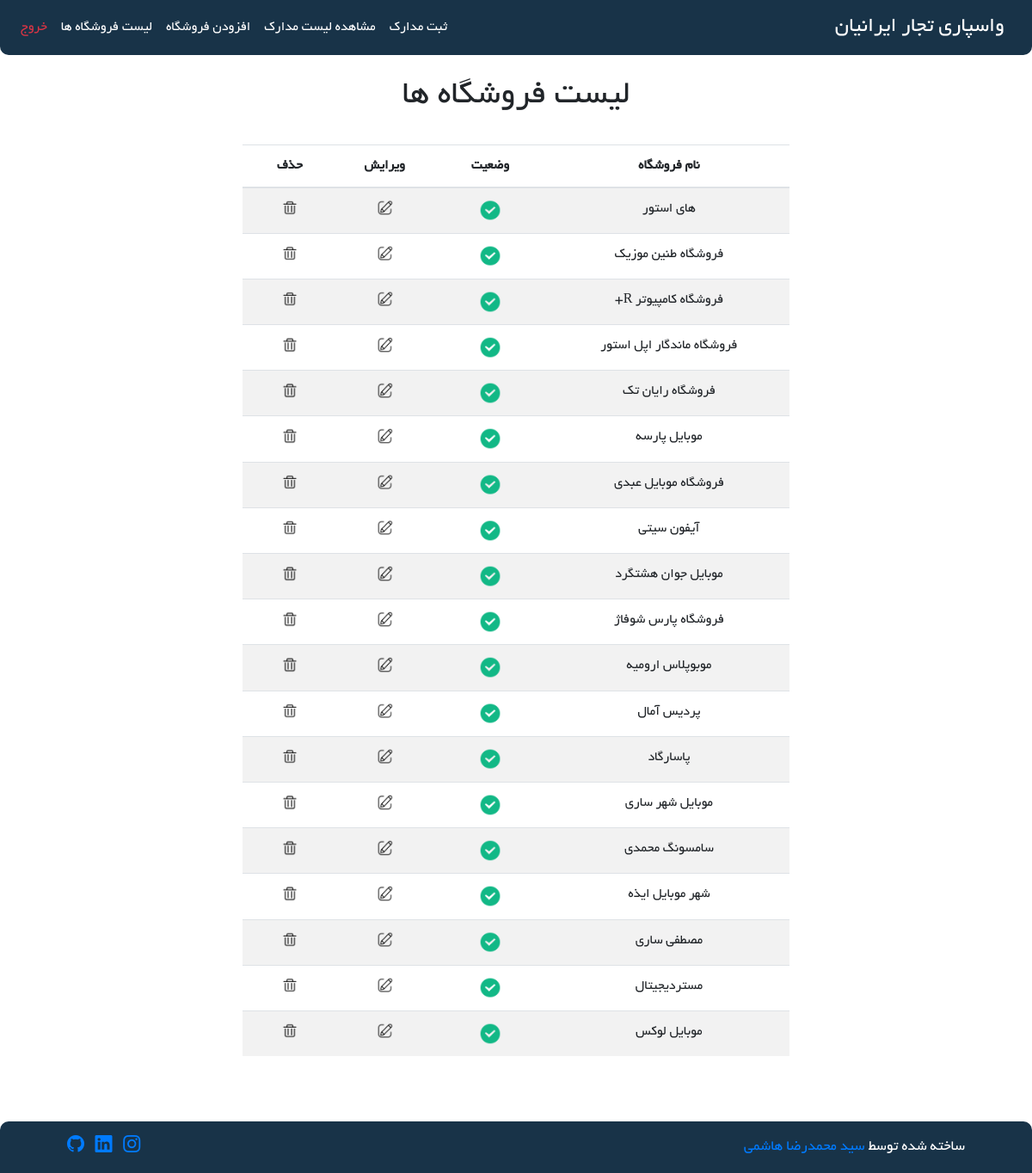
The app's page /Store/show-store (signed in), older data.
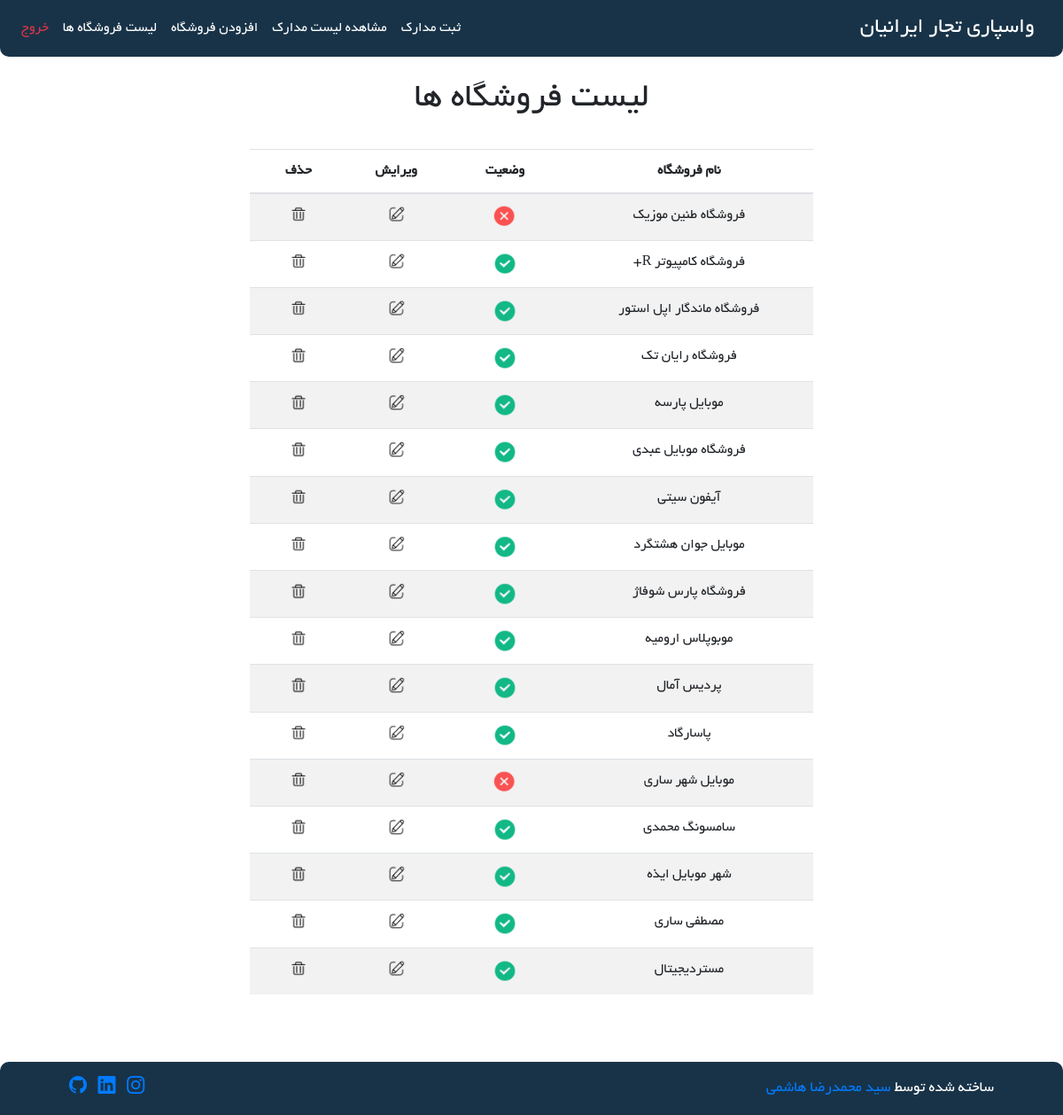
The same page, newer data.
### Store/models.py (models this page shows, shortened)
class Store(models.Model):
    store_name = models.CharField(max_length=100)
    is_active = models.BooleanField(default=True)
    is_delete = models.BooleanField(default=False)
    class Meta:
        db_table = 'Store'

### Store/views.py (the view)
# urls.py: path('show-store', views.show_store, name='show-store'),
@login_required
def show_store(request):
    stores = Store.objects.filter(is_delete=False)
    context = {
        'stores': stores,
    }
    return render(request, 'Store/show-stores.html', context)

### Store/templates/Store/show-stores.html (shortened to what this page needs)
{% extends 'base/layout.html' %}
{% load static %}
{% block header-link %}
    <link rel="stylesheet" href="{% static 'css/Store/show-stores-style.css' %}">
{% endblock %}
{% block mian %}
    <div class="row">
        <div class="col-md-2"></div>
        <div class="col-md-8 text-center">
            <h1>لیست فروشگاه ها</h1>
            <br/>
            <div class="row">
                <div class="col-12">
                    <div class="table-responsive">
                        <table class="table table-striped">
                            <thead>
                            <tr>
                                <th>نام فروشگاه</th>
                                <th>وضعیت</th>
                                <th>ویرایش</th>
                                <th>حذف</th>
                            </tr>
                            </thead>
                            <tbody>
                            {% for store in stores %}
                                <tr>
                                    <td>{{ store.store_name }}</td>
                                    <td>
                                        {% if store.is_active %}
                                            <img class="icon" src="{% static 'icons/icons8-checkmark-64.png' %}" />
                                        {% else %}
                                            <img class="icon" src="{% static 'icons/icons8-no-64.png' %}">
                                        {% endif %}
                                    </td>
                                    <td>
                                        <a href="{% url 'update-store' store_id=store.id %}">
                                            <img class="icon" src="{% static 'Order/image/edit-icon.png' %}"/>
                                        </a>
                                    </td>
                                    <td>
                                        <a href="{% url 'delete-store' store_id=store.id %}">
                                            <img class="icon" src="{% static 'Order/image/delete-icon.png' %}"/>
                                        </a>
                                    </td>
                                </tr>
                            {% endfor %}
                            </tbody>
                        </table>
                    </div>
                </div>
            </div>
        </div>
        <div class="col-md-2"></div>
    </div>
{% endblock %}

### templates/base/layout.html (shortened to what this page needs)
{% load static %}
<!DOCTYPE html>
<html>
    <head>
        <link href="https://cdn.jsdelivr.net/npm/bootstrap-icons@1.8.1/font/bootstrap-icons.css" rel="stylesheet" />
        <link rel="stylesheet" href="{% static 'css/base/Bootstrap.css' %}"/>
        <link rel="stylesheet" href="{% static 'css/base/layout-style.css' %}"/>
        {% block header-link %}{% endblock %}
    </head>
    <body class="d-flex flex-column h-100">
        <nav class="navbar navbar-expand-md navbar-dark">
            <a class="navbar-brand" href="/">واسپاری تجار ایرانیان</a>
            <div class="collapse navbar-collapse justify-content-end" id="collapsibleNavbar">
              {% if request.user.is_authenticated %}
                 <ul class="navbar-nav">
                    <li class="nav-item"><a class="nav-link" href="{% url 'add-order' %}">ثبت مدارک</a></li>
                    <li class="nav-item"><a class="nav-link" href="{% url 'show-orders' %}">مشاهده لیست مدارک</a></li>
                    <li class="nav-item"><a class="nav-link" href="{% url 'add-store' %}">افزودن فروشگاه</a></li>
                    <li class="nav-item"><a class="nav-link" href="{% url 'show-store' %}">لیست فروشگاه ها</a></li>
                    <li class="nav-item"><a class="nav-link text-danger" href="{% url 'logout' %}">خروج</a></li>
                </ul>
              {% endif %}
            </div>
        </nav>
        <div class="container-fluid">
            <br/>
            <div class="row">
                <div class="col-md-1"></div>
                <div class="col-md-10">
                    {% block mian %}{% endblock %}
                </div>
                <div class="col-md-1"></div>
            </div>
        </div>
        <br/>
        <br/>
        <br/>
        <br/>
        <br/>
        <footer class="footer fixed-bottom">
            <div class="container px-5">
                <div class="row align-items-center justify-content-between flex-column flex-sm-row">
                    <div class="col-auto"><div class="small m-0">ساخته شده توسط <a target="_blank" href="https://www.mrmrprogrammer.ir"> سید محمدرضا هاشمی</a></div></div>
                    <div class="col-auto">
                        <a class="text-gradient" target="_blank" href=""><i class="bi bi-instagram"></i></a>
                        <a class="text-gradient" target="_blank" href=""><i class="bi bi-linkedin"></i></a>
                        <a class="text-gradient" target="_blank" href=""><i class="bi bi-github"></i></a>
                    </div>
                </div>
            </div>
        </footer>
    </body>
</html>

### static/css/base/layout-style.css (style rules this page uses)
body { direction: rtl; font-family: 'Yekan'; }
.navbar { background-color: #183348; border-radius: 0 0 10px 10px; }
.navbar-brand { font-size: 25px; }
.navbar-nav { padding: 0; }
.navbar-dark .navbar-nav .nav-link { color: white; }
.nav-link { text-align: center; }
footer { background-color: #183348; border-radius: 10px 10px 0 0; color: white; padding: 15px; font-size: 20px; }
footer a { text-decoration: none; }

### Store/static/css/Store/show-stores-style.css (style rules this page uses)
.icon { width: 25%; }

Row changes from the older to the newer data that the page shows:
no longer on this page (row edited): Store: store_name "های استور", is_active True (drawn)
no longer on this page (row edited): Store: store_name "موبایل لوکس", is_active True (drawn)
changed Store "فروشگاه طنین موزیک": is_active: picture added; is_active: picture removed
changed Store "موبایل شهر ساری": is_active: picture added; is_active: picture removed
